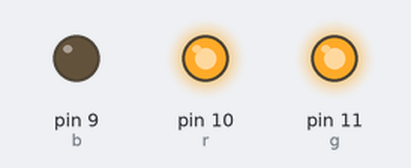
This sketch was run on a simulated Arduino Uno, built with avr-gcc and run on an emulated ATmega328P. Parts: output pins drawn as LEDs (lit = HIGH).

Above: at 0.1 s.
Timing chart, 0 to 1.6 s (numbered marks = the images above):
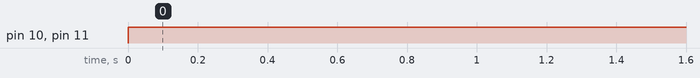

Measured:
- by itself, pin 10 (r), pin 11 (g): LOW → HIGH at 0.00 s

The sketch:

jesperhahaha3.ino
```cpp
const int b = 9;
const int r = 10;
const int g = 11;
const int led3 = 10;

void setup()
{
  pinMode(b, OUTPUT);
  pinMode(r, OUTPUT);
  pinMode(g, OUTPUT);
}

void loop()
{
//  digitalWrite(b, HIGH);
  digitalWrite(r, HIGH);
  digitalWrite(g, HIGH);
}
```
